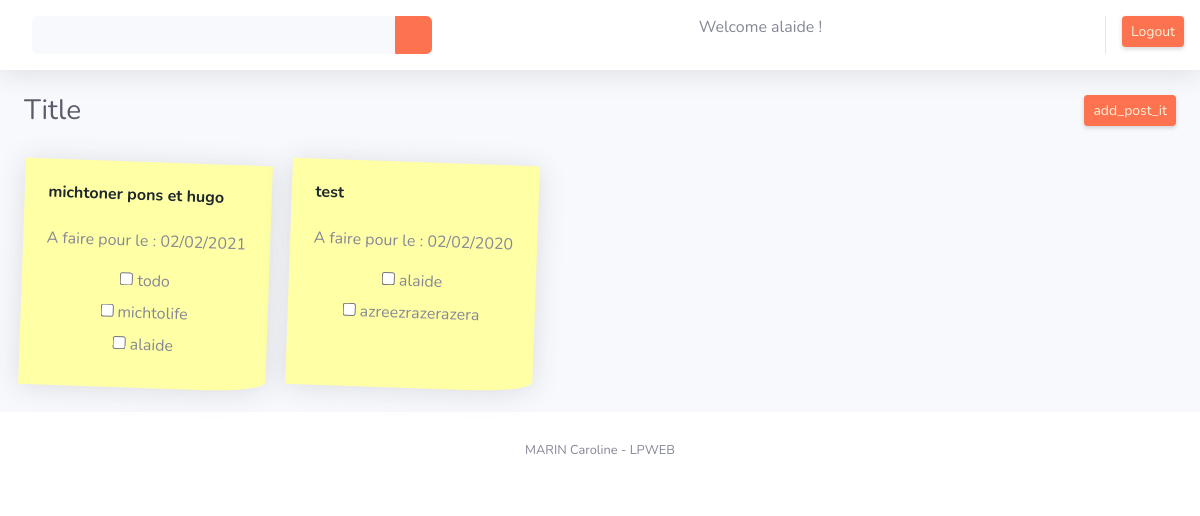
The app's page / (signed in) with its own data.
### app/models.py (models this page shows, shortened)
class Person(models.Model):
    user = models.OneToOneField(User, on_delete=models.CASCADE)
    def __str__(self):
        return f'{str(self.user)}'

class PostIt(models.Model):
    title = models.CharField(null=False, blank=False, default="Titre", max_length=100)
    createdAt = models.DateField(default=date.today)
    toDoFor = models.DateField(null=False, blank=False, default=date.today)
    tasks = models.ManyToManyField(Task)
    user = models.ForeignKey(Person, on_delete=models.CASCADE, null=None, default=None)

class Task(models.Model):
    description = models.CharField(max_length=200, blank=True, null=True, default='(no task)')
    done = models.BooleanField(default=False)

### app/views.py (the view)
# urls.py: url(r'^$', IndexView.as_view(), name='app_index'),
class IndexView(LoginRequiredMixin, ListView):
    login_url = '/login/'
    template_name = 'index.html'
    model = PostIt
    def get_queryset(self):
        if self.request.GET.get('search') is not None:
            return PostIt.objects.filter(user_id=Person.objects.get(user=self.request.user),
                                         title__icontains=self.request.GET.get("search"))
        else:
            return PostIt.objects.filter(user_id=Person.objects.get(user=self.request.user))
    def get_context_data(self, **kwargs):
        result = super().get_context_data(**kwargs)
        result['title'] = _('Title')
        result['user'] = Person.objects.get(user=self.request.user)
        return result

### templates/index.html (shortened to what this page needs)
{% extends 'base.html' %}
{% load i18n %}
{% load static %}
{% block content %}
    <body id="page-top">
    <div id="wrapper">
        <div id="content-wrapper" class="d-flex flex-column">
            <div id="content">
                <nav class="navbar navbar-expand navbar-light bg-white topbar mb-4 static-top shadow">
                    <form method="GET" action="{% url 'app_index' %}" class="d-none d-sm-inline-block form-inline mr-auto ml-md-3 my-2 my-md-0 mw-100 navbar-search">
                        <div class="input-group">
                            <input type="text" class="form-control bg-light border-0 small"
                                   aria-label="Search" aria-describedby="basic-addon2" name="search">
                            <div class="input-group-append">
                                <button class="btn btn-primary" type="submit">
                                    <i class="fas fa-search fa-sm"></i>
                                </button>
                            </div>
                        </div>
                    </form>
                    <p>{% trans "Welcome" %} {{ user }} !</p>
                    <ul class="navbar-nav ml-auto">
                        <li class="nav-item dropdown no-arrow">
                            <a href="{% url 'app_logout' %}" class="d-none d-sm-inline-block btn btn-sm btn-primary shadow-sm">{% trans "Logout" %}</a>
                        </li>
                    </ul>
                </nav>
                <div class="container-fluid">
                    <div class="d-sm-flex align-items-center justify-content-between mb-4">
                        <h1 class="h3 mb-0 text-gray-800">{{ title }}</h1>
                        <a href="{% url 'app_postit' %}"
                           class="d-none d-sm-inline-block btn btn-sm btn-primary shadow-sm">{% trans 'add_post_it' %}</a>
                    </div>
                    <div class="row">
                        {% for object in object_list %}
                            <div class="card-pi shadow mb-4">
                                <h6 class="m-0 font-weight-bold text-primary">{{ object.title }}</h6>
                                <a class="edit-postit" href="{% url 'app_update' object.pk %}"><i class="far fa-edit"></i></a>
                                <a class="edit-postit" href="{% url 'app_delete' object.pk %}"><i class="far fa-trash-alt"></i></a>
                                <p>A faire pour le : {{ object.toDoFor|date:"d/m/Y" }}</p>
                                {% for task in object.tasks.all %}
                                    <div class="card-body">
                                    <form method="GET" action="" id="task_done">
                                        <input class="check_box" type="checkbox" value="{{ task.id }}" name="{{ task.id }}" {% if task.done == True %}checked{% endif %}>
                                        <label class="strikethrough">{{ task.description }}</label>
                                    </form>
                                    </div>
                                {% endfor %}
                            </div>
                        {% endfor %}
                    </div>
                </div>
            </div>
            <footer class="sticky-footer bg-white">
                <div class="container my-auto">
                    <div class="copyright text-center my-auto">
                        <span>MARIN Caroline - LPWEB</span>
                    </div>
                </div>
            </footer>
        </div>
    </div>
    </body>
{% endblock %}

### static/css/custom.css (style rules this page uses)
:root { --primary: #fd734f; }
.text-primary { color: #1d262d !important; }
.btn-primary { color: #fcf1db; background-color: #fd734f; border-color: #fd734f; }
.card-pi { margin: 10px; padding: 2%; background-color: #ffffa5; box-shadow: 2px 4px 6px #444; -moz-box-shadow: 2px 4px 6px #444; -webkit-box-shadow: 2px 4px 6px #444; transform: rotate(2deg); -moz-transform: rotate(2deg); -webkit-transform: rotate(2deg); -o-transform: rotate(2deg); -ms-transform: rotate(2deg); border-bottom-right-radius: 60px 10px; text-align: left; }
.card-body { padding: 0 !important; }
.card-body { padding: 100px; }
form { text-align: center; }
a { color: #1d262d; }

### records on screen
Person: user.username "alaide"
PostIt: title "michtoner pons et hugo", toDoFor "02/02/2021"
Task: description "todo"
Task: description "michtolife"
Task: description "alaide"
PostIt: title "test", toDoFor "02/02/2020"
Task: description "alaide"
Task: description "azreezrazerazera"

### other values on screen
{{ title }} "Title"
